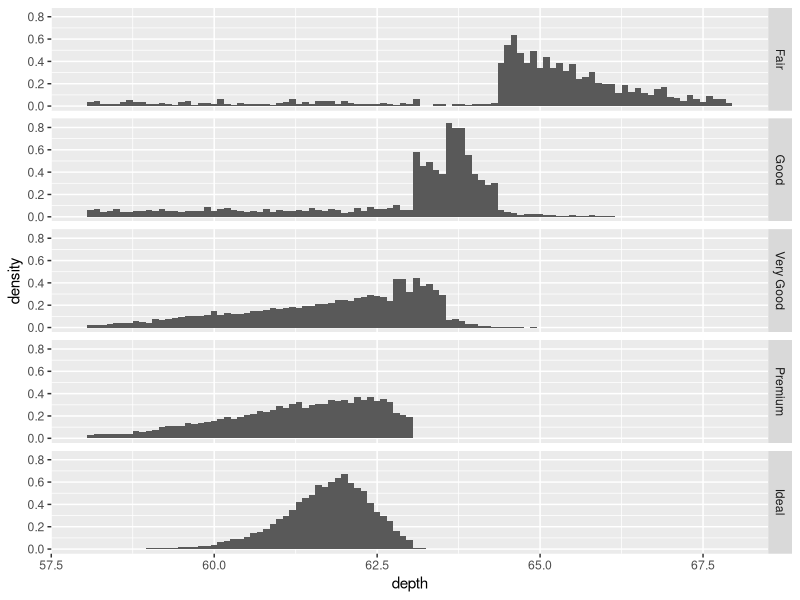
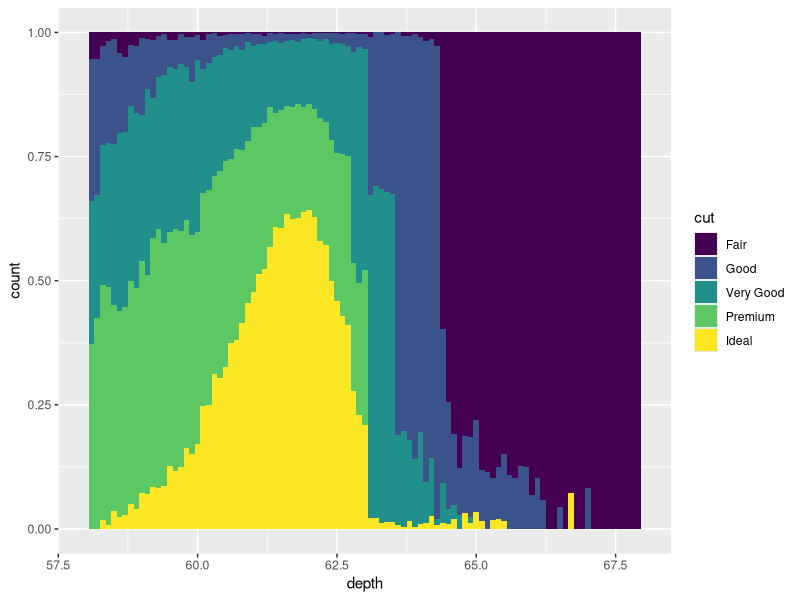
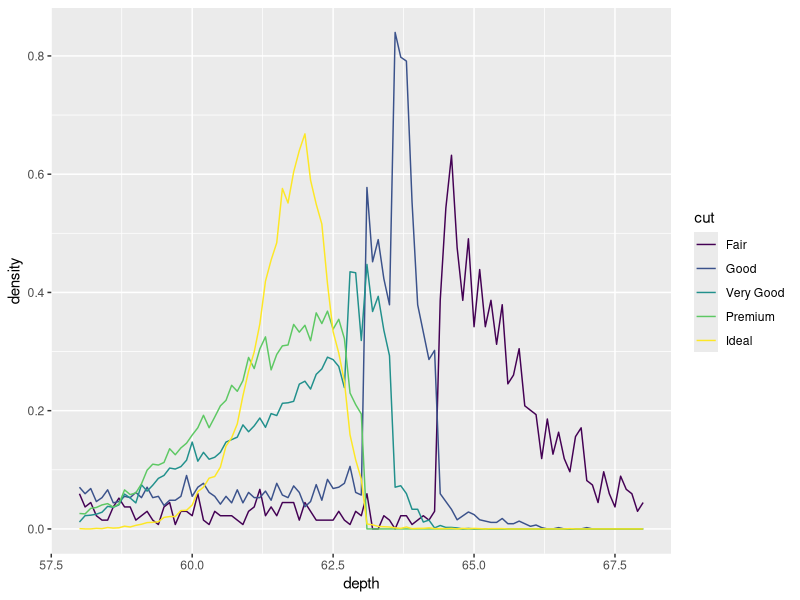
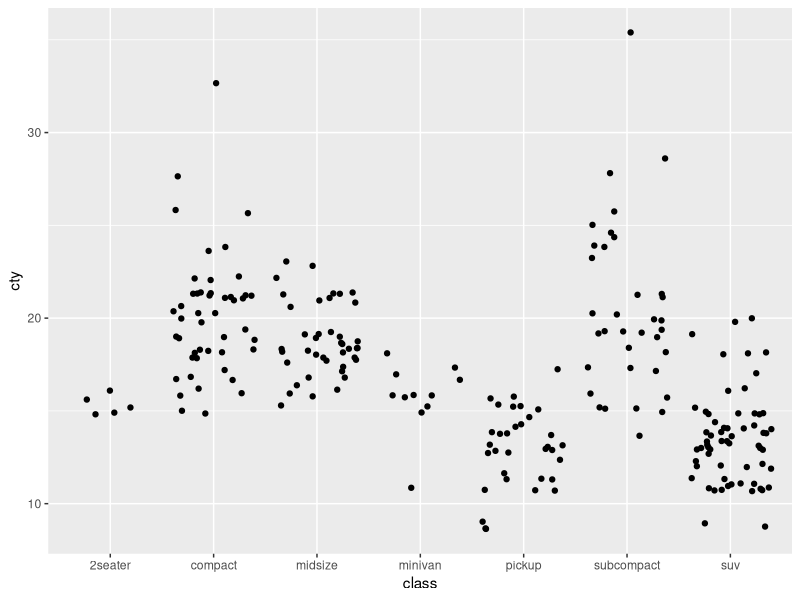
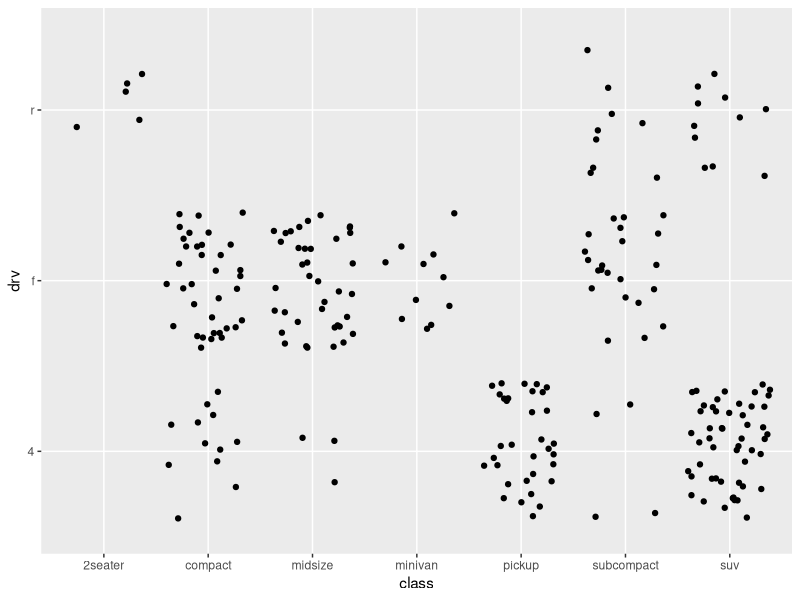
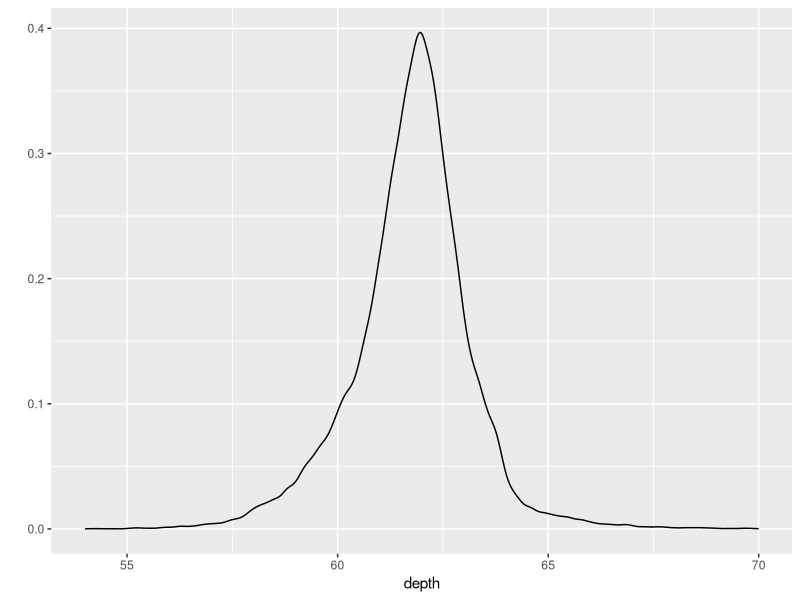
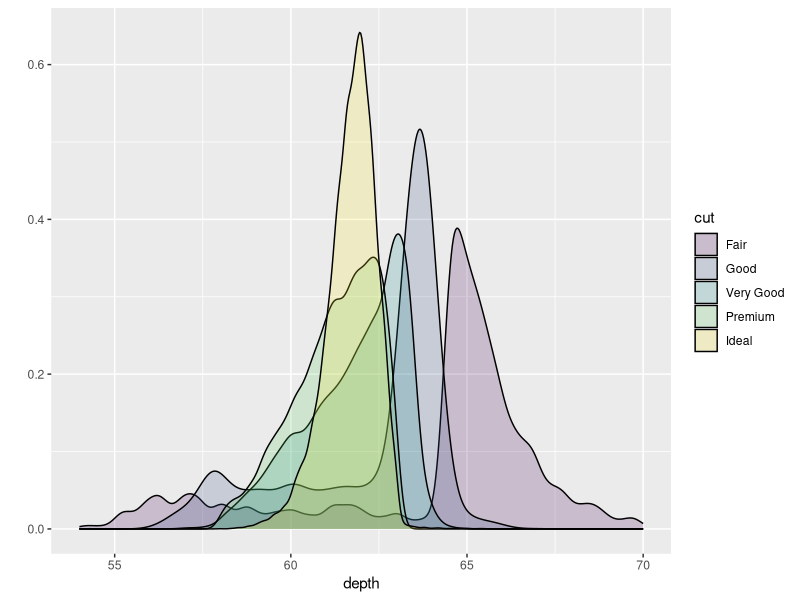
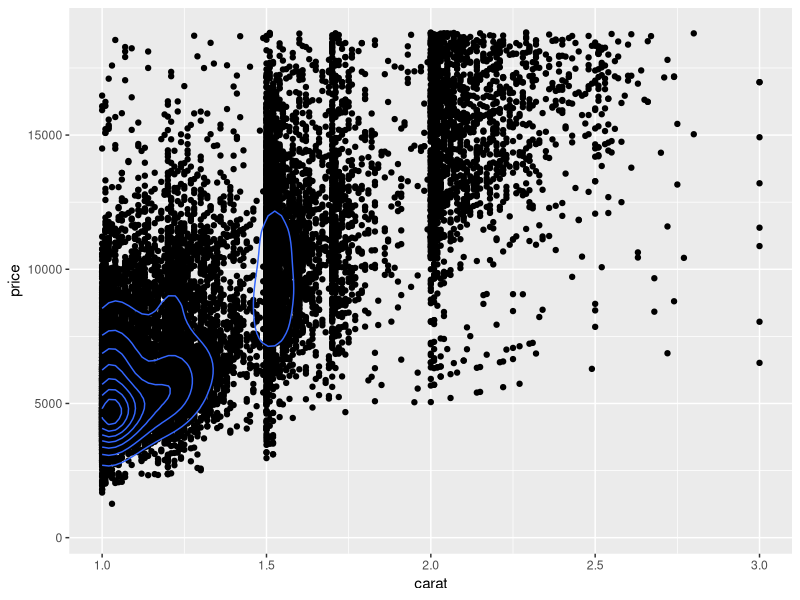

Write R code to recreate these figures, in order. (Note: this script raises an error after producing the figures.)
## ---- chunk 1
library("ggplot2")
library("dplyr")
## ---- chunk 2
depth_dist <- ggplot(diamonds, aes(depth)) + xlim(58, 68)
depth_dist + 
  geom_histogram(aes(y = ..density..), binwidth = 0.1) +
  facet_grid(cut ~ .)
depth_dist + geom_histogram(aes(fill = cut), binwidth = 0.1, 
  position = "fill")
depth_dist + geom_freqpoly(aes(y = ..density.., colour = cut), 
  binwidth = 0.1) 
## ---- chunk 3
qplot(class, cty, data=mpg, geom="jitter")
qplot(class, drv, data=mpg, geom="jitter")
## ---- chunk 4
qplot(depth, data=diamonds, geom="density", xlim = c(54, 70))
qplot(depth, data=diamonds, geom="density", xlim = c(54, 70), 
      fill = cut, alpha = I(0.2))
## ---- chunk 5
norm + geom_point(alpha = 1/3)
norm + geom_point(alpha = 1/5)
norm + geom_point(alpha = 1/10)
## ---- chunk 6
d <- ggplot(diamonds, aes(carat, price)) + xlim(1,3) + 
  theme(legend.position = "none")
d + geom_point() + geom_density2d()
d + stat_density2d(geom = "point", aes(size = ..density..), 
                   contour = F) + scale_size(range = c(0.2, 1.5))
d + stat_density2d(geom = "tile", aes(fill = ..density..), 
                   contour = F) 
last_plot() + scale_fill_gradient(limits = c(1e-5,8e-4))
## ---- chunk 7
library(maps)
data(us.cities)
big_cities <- subset(us.cities, pop > 500000)
qplot(long, lat, data = big_cities) + borders("state", size = 0.5)

tx_cities <- subset(us.cities, country.etc == "TX")
ggplot(tx_cities, aes(long, lat)) +
  borders("county", "texas", colour = "grey70") +
  geom_point(alpha = 0.5)
## ---- chunk 8
library(maps)
states <- map_data("state")
arrests <- USArrests
names(arrests) <- tolower(names(arrests))
arrests$region <- tolower(rownames(USArrests))

choro <- merge(states, arrests, by = "region")
# Reorder the rows because order matters when drawing polygons
# and merge destroys the original ordering
choro <- choro[order(choro$order), ]
qplot(long, lat, data = choro, group = group, 
  fill = assault, geom = "polygon")
qplot(long, lat, data = choro, group = group, 
  fill = assault / murder, geom = "polygon")
## ---- chunk 9
ia <- map_data("county", "iowa")
mid_range <- function(x) mean(range(x, na.rm = TRUE))
centres <- ia %>% tbl_df %>% group_by(subregion) %>%
  summarise(lat = mid_range(lat), long = mid_range(long))
ggplot(ia, aes(long, lat)) + 
  geom_polygon(aes(group = group), 
    fill = NA, colour = "grey60") +
  geom_text(aes(label = subregion), data = centres, 
    size = 2, angle = 45)
## ---- chunk 10
d <- subset(diamonds, carat < 2.5 & 
  rbinom(nrow(diamonds), 1, 0.2) == 1)
d$lcarat <- log10(d$carat)
d$lprice <- log10(d$price)

# Remove overall linear trend
detrend <- lm(lprice ~ lcarat, data = d)
d$lprice2 <- resid(detrend)

mod <- lm(lprice2 ~ lcarat * color, data = d)

library(effects)
effectdf <- function(...) {
  suppressWarnings(as.data.frame(effect(...)))
}
color <- effectdf("color", mod)
both1 <- effectdf("lcarat:color", mod)

carat <- effectdf("lcarat", mod, default.levels = 50)
both2 <- effectdf("lcarat:color", mod, default.levels = 3)
## ---- chunk 11
qplot(lcarat, lprice, data=d, colour = color)
qplot(lcarat, lprice2, data=d, colour = color)
## ---- chunk 12
fplot <- ggplot(mapping = aes(y = fit, ymin = lower, ymax = upper)) +
  ylim(range(both2$lower, both2$upper))
fplot %+% color + aes(x = color) + geom_point() + geom_errorbar()
fplot %+% both2 + 
  aes(x = color, colour = lcarat, group = interaction(color, lcarat)) +
  geom_errorbar() + geom_line(aes(group=lcarat)) +
  scale_colour_gradient()
## ---- chunk 13
fplot %+% carat + aes(x = lcarat) + geom_smooth(stat="identity")

ends <- subset(both1, lcarat == max(lcarat))
fplot %+% both1 + aes(x = lcarat, colour = color) +
 geom_smooth(stat="identity") + 
 scale_colour_hue() + theme(legend.position = "none") +
 geom_text(aes(label = color, x = lcarat + 0.02), ends)
## ---- chunk 14
midm <- function(x) mean(x, trim = 0.5)
m2 + 
  stat_summary(aes(colour = "trimmed"), fun.y = midm, 
    geom = "point") +
  stat_summary(aes(colour = "raw"), fun.y = mean, 
    geom = "point") + 
  scale_colour_hue("Mean")
## ---- chunk 15
iqr <- function(x, ...) {
  qs <- quantile(as.numeric(x), c(0.25, 0.75), na.rm = T)
  names(qs) <- c("ymin", "ymax")
  qs
}
m + stat_summary(fun.data = "iqr", geom="ribbon")
## ---- chunk 16
(unemp <- qplot(date, unemploy, data=economics, geom="line", 
                xlab = "", ylab = "No. unemployed (1000s)"))

presidential <- presidential[-(1:3), ]

yrng <- range(economics$unemploy)
xrng <- range(economics$date)
unemp + geom_vline(aes(xintercept = as.numeric(start)), data = presidential)
unemp + geom_rect(aes(NULL, NULL, xmin = start, xmax = end, 
                      fill = party), ymin = yrng[1], ymax = yrng[2], 
                  alpha = 0.2, data = presidential) + 
  scale_fill_manual(values = c("blue", "red"))
last_plot() + geom_text(aes(x = start, y = yrng[1], label = name), 
                        data = presidential, size = 3, hjust = 0, vjust = 0)

caption <- paste(strwrap("Unemployment rates in the US have 
  varied a lot over the years", 40), collapse="\n")
unemp + geom_text(aes(x, y, label = caption), 
                  data = data.frame(x = xrng[2], y = yrng[2]), 
                  hjust = 1, vjust = 1, size = 4)

highest <- subset(economics, unemploy == max(unemploy))
unemp + geom_point(data = highest, 
                   size = 3, colour = "red", alpha = 0.5)
## ---- chunk 17
qplot(percwhite, percbelowpoverty, data = midwest)
qplot(percwhite, percbelowpoverty, data = midwest, 
  size = poptotal / 1e6) + scale_size_area("Population\n(millions)", 
  breaks = c(0.5, 1, 2, 4))
qplot(percwhite, percbelowpoverty, data = midwest, size = area) + 
  scale_size_area()
## ---- chunk 18
lm_smooth <- geom_smooth(method = lm, size = 1)
qplot(percwhite, percbelowpoverty, data = midwest) + lm_smooth 
qplot(percwhite, percbelowpoverty, data = midwest, 
  weight = popdensity, size = popdensity) + lm_smooth
## ---- chunk 19
qplot(percbelowpoverty, data = midwest, binwidth = 1)
qplot(percbelowpoverty, data = midwest, weight = poptotal, 
  binwidth = 1) + ylab("population")
